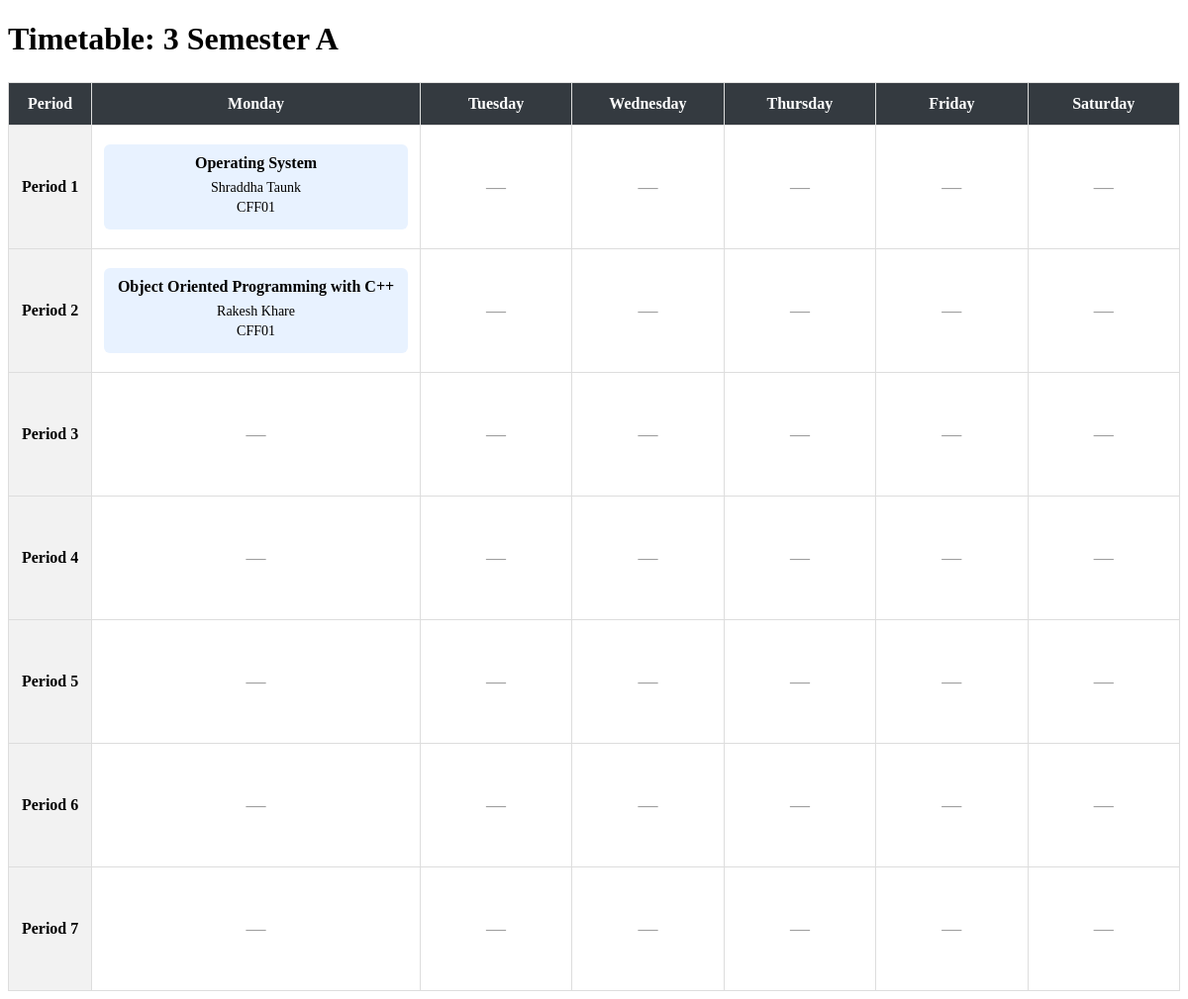
The app's page /scheduler/section/1/, older data.
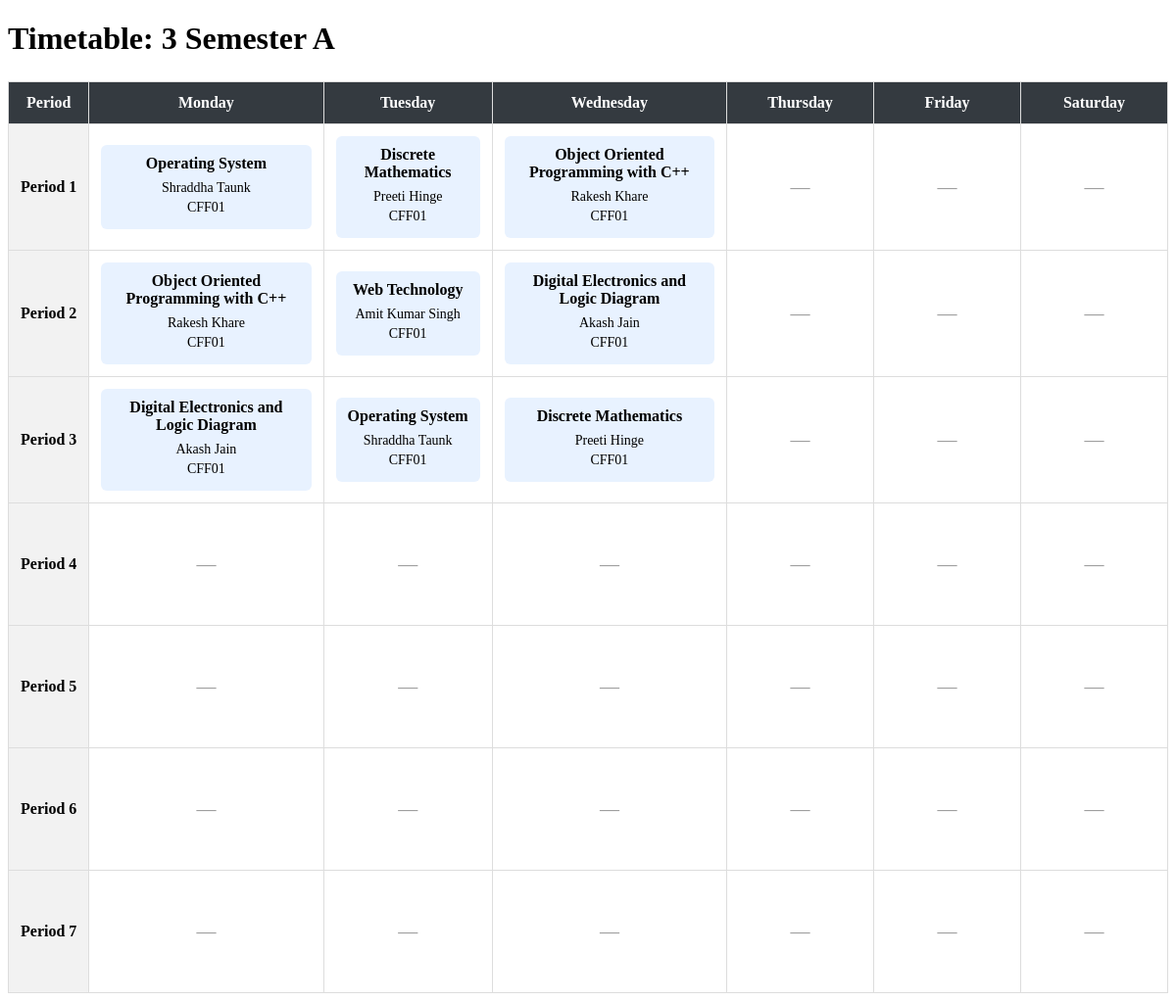
The same page, newer data.
### scheduler/models.py (models this page shows, shortened)
class Section(models.Model):
    semester = models.PositiveSmallIntegerField()
    name = models.CharField(max_length=1)
    subjects = models.ManyToManyField(Subject, blank=True, related_name="sections")
    def __str__(self):
        return f"{self.semester} Semester {self.name}"

class TimetableEntry(models.Model):
    DAY_CHOICES = [
        ("MON", "Monday"),
        ("TUE", "Tuesday"),
        ("WED", "Wednesday"),
        ("THU", "Thursday"),
        ("FRI", "Friday"),
        ("SAT", "Saturday"),
    ]
    PERIOD_CHOICES = [
        (i, f"Period {i}") for i in range(1, 8)
    ]
    day = models.CharField(max_length=3, choices=DAY_CHOICES)
    period = models.PositiveSmallIntegerField(choices=PERIOD_CHOICES)
    section = models.ForeignKey(Section, on_delete=models.PROTECT, related_name="timetable_entries")
    classroom = models.ForeignKey(Classroom, on_delete=models.PROTECT, related_name="timetable_entries")
    subject = models.ForeignKey(Subject, on_delete=models.PROTECT, related_name="timetable_entries")
    faculty = models.ForeignKey(Faculty, on_delete=models.PROTECT, related_name="timetable_entries")
    class Meta:
        constraints = [
            models.UniqueConstraint(
                fields=["section", "day", "period"],
                name="unique_section_slot"
            ),
            models.UniqueConstraint(
                fields=["faculty", "day", "period"],
                name="unique_faculty_slot"
            ),
            models.UniqueConstraint(
                fields=["classroom", "day", "period"],
                name="unique_classroom_slot"
            ),
        ]

class Subject(models.Model):
    name = models.CharField(max_length=64)

class Faculty(models.Model):
    first = models.CharField(max_length=64)
    last = models.CharField(max_length=64)
    department = models.ForeignKey(Department, on_delete=models.PROTECT, related_name="members")
    subjects = models.ManyToManyField(Subject, blank=True, related_name="faculty")

class Classroom(models.Model):
    name = models.CharField(max_length=64)

### scheduler/views.py (the view)
# urls.py: path("section/<int:section_id>/", views.section_detail, name="section_detail"),
def section_detail(request, section_id):
    section = get_object_or_404(Section, id=section_id)
    entries = TimetableEntry.objects.filter(
        section=section
    ).select_related("subject", "faculty", "classroom")
    days = TimetableEntry.DAY_CHOICES
    periods = TimetableEntry.PERIOD_CHOICES
    entry_lookup = {
        (entry.day, entry.period): entry
        for entry in entries
    }
    timetable = []
    for period_number, period_label in periods:
        row = {
            "period_label": period_label,
            "cells": []
        }
        for day_code, day_label in days:
            entry = entry_lookup.get((day_code, period_number))
            row["cells"].append({
                "entry": entry
            })
        timetable.append(row)
    return render(request, "scheduler/section_detail.html", {
        "section": section,
        "days": days,
        "timetable": timetable,
    })

### scheduler/templates/scheduler/section_detail.html (shortened to what this page needs)
{% extends "scheduler/layout.html" %}
{% block body %}
<h1 class="page-title">Timetable: {{ section }}</h1>
<div class="timetable-container">
    <table class="timetable">
        <thead>
            <tr>
                <th>Period</th>
                {% for day_code, day_label in days %}
                    <th>{{ day_label }}</th>
                {% endfor %}
            </tr>
        </thead>
        <tbody>
            {% for row in timetable %}
                <tr>
                    <th>{{ row.period_label }}</th>
                    {% for cell in row.cells %}
                        <td>
                            {% if cell.entry %}
                                <div class="lecture">
                                    <strong>
                                        {{ cell.entry.subject.name }}
                                    </strong>
                                    <p>
                                        {{ cell.entry.faculty.first }}
                                        {{ cell.entry.faculty.last }}
                                    </p>
                                    <p>
                                        {{ cell.entry.classroom.name }}
                                    </p>
                                </div>
                            {% else %}
                                <span class="empty-slot">—</span>
                            {% endif %}
                        </td>
                    {% endfor %}
                </tr>
            {% empty %}
                <tr>
                    <td colspan="7">
                        No timetable periods configured.
                    </td>
                </tr>
            {% endfor %}
        </tbody>
    </table>
</div>
{% endblock %}

### scheduler/templates/scheduler/layout.html (shortened to what this page needs)
<!DOCTYPE html>
<html lang="en">
<head>
</head>
<body>
    {% block body %}
    {% endblock %}
</body>
</html>

### scheduler/templates/scheduler/section_detail.html (style rules this page uses)
.timetable-container { width: 100%; overflow-x: auto; margin-top: 25px; }
.timetable { width: 100%; min-width: 900px; border-collapse: collapse; text-align: center; }
.timetable th, .timetable td { border: 1px solid #ddd; padding: 12px; }
.timetable thead th { background-color: #343a40; color: white; }
.timetable tbody th { background-color: #f2f2f2; white-space: nowrap; }
.timetable td { min-width: 125px; height: 100px; vertical-align: middle; }
.lecture { padding: 10px; border-radius: 6px; background-color: #e8f2ff; }
.lecture strong { display: block; margin-bottom: 8px; }
.lecture p { margin: 4px 0; font-size: 14px; }
.empty-slot { color: #999; font-size: 20px; }
.page-title { margin-bottom: 8px; }

Row changes from the older to the newer data that the page shows:
added TimetableEntry: entry.subject.name "Discrete Mathematics", entry.faculty.first "Preeti", entry.faculty.last "Hinge", entry.classroom.name "CFF01", shown under "Period 1"
added TimetableEntry: entry.subject.name "Object Oriented Programming with C++", entry.faculty.first "Rakesh", entry.faculty.last "Khare", entry.classroom.name "CFF01", shown under "Period 1"
added TimetableEntry: entry.subject.name "Web Technology", entry.faculty.first "Amit", entry.faculty.last "Kumar Singh", entry.classroom.name "CFF01", shown under "Period 2"
added TimetableEntry: entry.subject.name "Digital Electronics and Logic Diagram", entry.faculty.first "Akash", entry.faculty.last "Jain", entry.classroom.name "CFF01", shown under "Period 2"
added TimetableEntry: entry.subject.name "Digital Electronics and Logic Diagram", entry.faculty.first "Akash", entry.faculty.last "Jain", entry.classroom.name "CFF01", shown under "Period 3"
added TimetableEntry: entry.subject.name "Operating System", entry.faculty.first "Shraddha", entry.faculty.last "Taunk", entry.classroom.name "CFF01", shown under "Period 3"
added TimetableEntry: entry.subject.name "Discrete Mathematics", entry.faculty.first "Preeti", entry.faculty.last "Hinge", entry.classroom.name "CFF01", shown under "Period 3"
